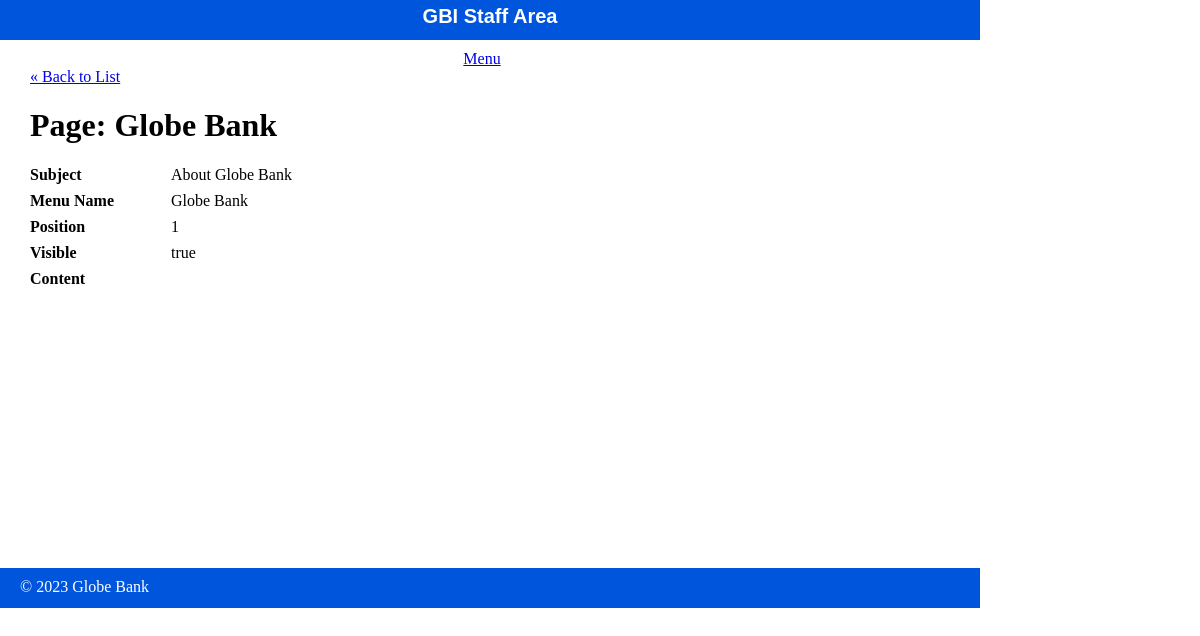
Screenshot of /Globe_Bank/public/staff/pages/show.php with the database file from the repository.
### tables this page shows
CREATE TABLE `pages` (
  `id` int(11) NOT NULL,
  `subject_id` int(11) DEFAULT NULL,
  `menu_name` varchar(255) DEFAULT NULL,
  `position` int(3) DEFAULT NULL,
  `visible` tinyint(1) DEFAULT NULL,
  `content` text DEFAULT NULL
);

CREATE TABLE `subjects` (
  `id` int(11) NOT NULL,
  `menu_name` varchar(255) DEFAULT NULL,
  `position` int(3) DEFAULT NULL,
  `visible` tinyint(1) DEFAULT NULL
);

### Globe_Bank/private/functions.php (called while the page is built, shortened)
<?php
function url_for($script_path) {
    if($script_path[0] != '/') {
      $script_path = "/" . $script_path;
    }
    return WWW_ROOT . $script_path;
}
function h($string=""){
  return htmlspecialchars($string);
}
?>

### Globe_Bank/private/query_functions.php (called while the page is built, shortened)
<?php
    function find_subject_by_id($id){
        global $db;
        $sql = "SELECT * FROM subjects WHERE id='" . $id . "'";
        $result = mysqli_query($db, $sql);
        $subject = mysqli_fetch_assoc($result);
        return $subject;
    }
    function find_page_by_id($id) {
        global $db;
        $sql = "SELECT * FROM pages ";
        $sql .= "WHERE id='" . $id . "'";
        $result = mysqli_query($db, $sql);
        $page = mysqli_fetch_assoc($result);
        return $page;
      }
?>

### Globe_Bank/public/staff/pages/show.php (the view, shortened to what this page needs)
<?php
  $id = $_GET['id'] ?? '1';
  $page = find_page_by_id($id);
  include(SHARED_PATH . '/staff_header.php');
?>
<div id="content">
  <a class="back-link" href="<?php echo url_for('/staff/pages/index.php'); ?>">&laquo; Back to List</a>
  <div class="page show">
    <h1>Page: <?php echo h($page['menu_name']); ?></h1>
    <div class="attributes">
      <?php $subject = find_subject_by_id($page['subject_id']); ?>
      <dl>
        <dt>Subject</dt>
        <dd><?php echo h($subject['menu_name']); ?></dd>
      </dl>
      <dl>
        <dt>Menu Name</dt>
        <dd><?php echo h($page['menu_name']); ?></dd>
      </dl>
      <dl>
        <dt>Position</dt>
        <dd><?php echo h($page['position']); ?></dd>
      </dl>
      <dl>
        <dt>Visible</dt>
        <dd><?php echo $page['visible'] == '1' ? 'true' : 'false'; ?></dd>
      </dl>
      <dl>
        <dt>Content</dt>
      </dl>
    </div>
  </div>
</div>
<?php
include(SHARED_PATH . '/staff_footer.php');
?>

### Globe_Bank/public/stylesheets/staff.css (style rules this page uses)
html { height: 100%; width: 100%; }
body { height: 980px; width: 100%; margin: 0; padding: 0; }
#content { width: 920px; min-height: 500px; padding: 0 30px; }
dl { clear: both; overflow: hidden; margin: 0.5em 0; }
dt { float: left; font-weight: bold; width: 125px; }
dd { float: left; margin-left: 1em; }

### rows the page displays
pages: menu_name "Globe Bank", position "1"
subjects: menu_name "About Globe Bank"
